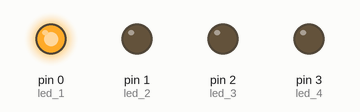
Recording of a sketch running on a simulated Arduino Uno, built with avr-gcc and run on an emulated ATmega328P. On the bench: output pins drawn as LEDs (lit = HIGH).

Above: at 0.5 s.
At 2.5 s:
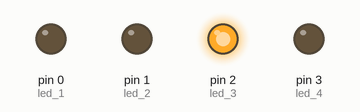
At 3.5 s:
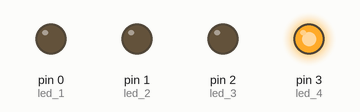
At 5.5 s:
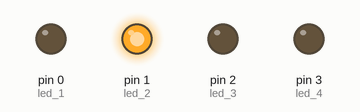
Timing chart, 0 to 7.8 s (numbered marks = the images above):
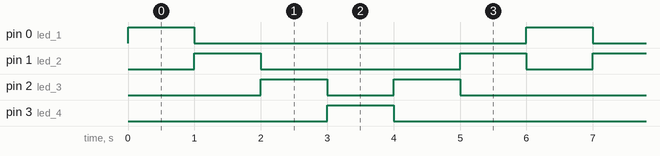

Measured:
- by itself, pin 0 (led_1), pin 3 (led_4): alternates HIGH for 1.0 s and LOW for 5.0 s
- by itself, pin 1 (led_2): repeats every 6.0 s: LOW 3.0 s, HIGH 1.0 s, LOW 1.0 s, HIGH 1.0 s
- by itself, pin 2 (led_3): repeats every 6.0 s: LOW 1.0 s, HIGH 1.0 s, LOW 3.0 s, HIGH 1.0 s

The sketch:

Q2_github.ino
```cpp
int led_1 = 0;
int led_2 = 1;
int led_3 = 2;
int led_4 = 3;
void setup() {

  // put your setup code here, to run once:
pinMode(led_1,OUTPUT);
pinMode(led_2,OUTPUT);
pinMode(led_3,OUTPUT);
pinMode(led_4,OUTPUT);
digitalWrite(led_1,LOW);
digitalWrite(led_2,LOW);
digitalWrite(led_3,LOW);
digitalWrite(led_4,LOW);
}

void loop() {
  digitalWrite(led_1,HIGH);
  delay(1000);
  digitalWrite(led_1,LOW);
  //=========================//
  digitalWrite(led_2,HIGH);
  delay(1000);
  digitalWrite(led_2,LOW);
  //======================//
  digitalWrite(led_3,HIGH);
  delay(1000);
  digitalWrite(led_3,LOW);
  //=============//
  digitalWrite(led_4,HIGH);
  delay(1000);
  digitalWrite(led_4,LOW);
  //======================//
  digitalWrite(led_3,HIGH);
  delay(1000);
  digitalWrite(led_3,LOW);
  //=======================//
  digitalWrite(led_2,HIGH);
  delay(1000);
  digitalWrite(led_2,LOW);

}
```
